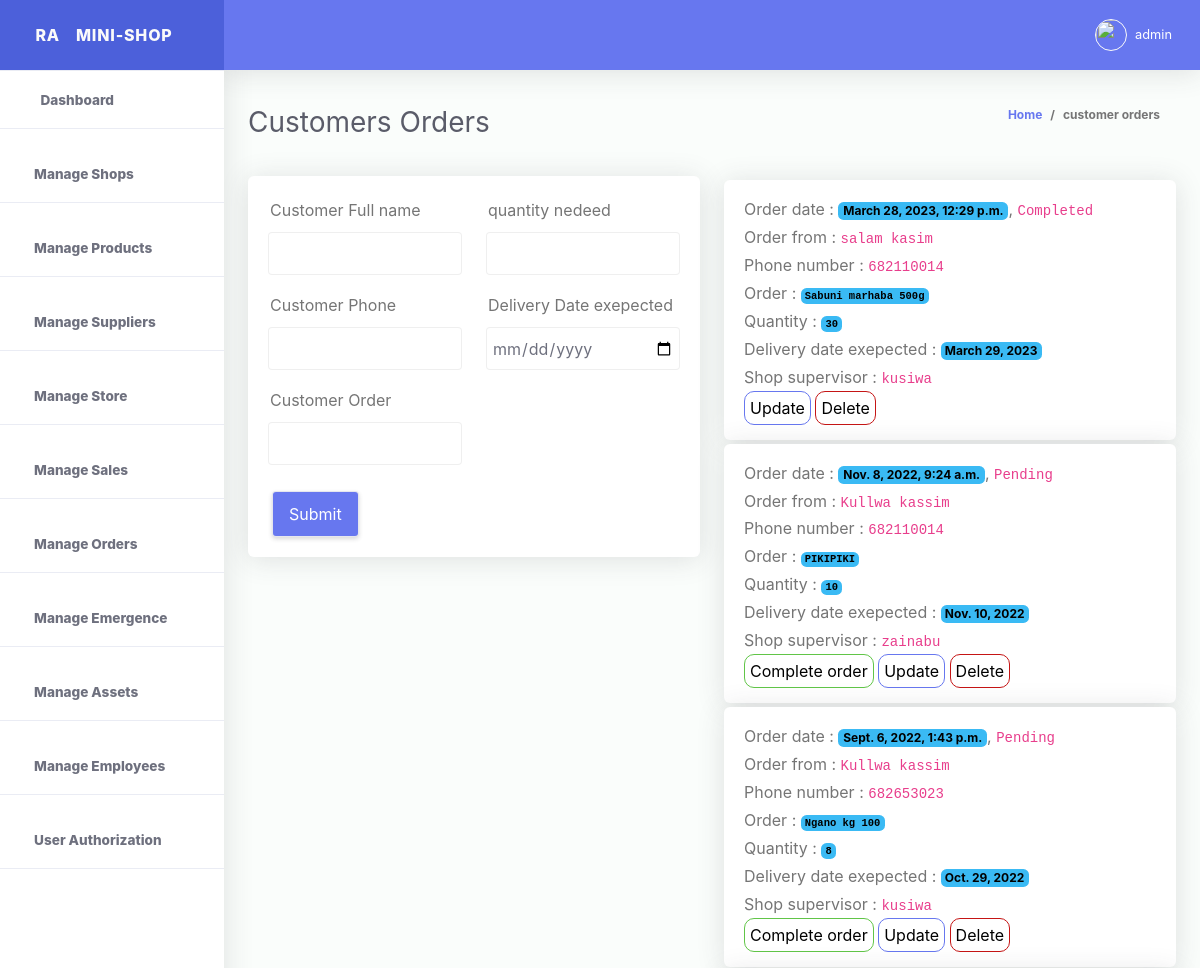
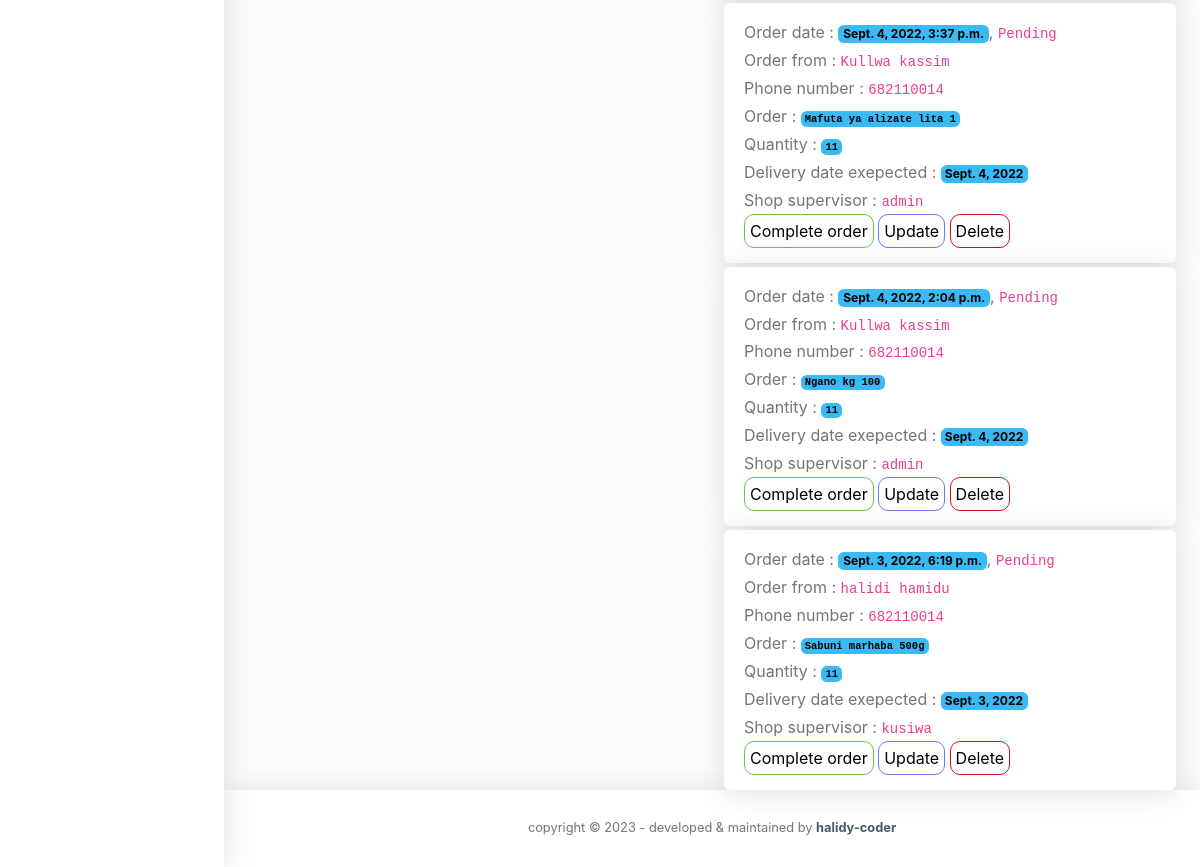
The app's page /my-orders (signed in) with its own data (2 pictures, top to bottom).
### storeApp/models.py (models this page shows, shortened)
class CustomersOrders(models.Model):
    id = models.UUIDField(primary_key=True, default=uuid.uuid4, editable=False, unique = True)
    customer_Full_name = models.CharField(max_length=2000)
    customer_phone_number = models.IntegerField()
    customer_order = models.CharField(max_length=2000)
    customer_quantity_nedeed = models.IntegerField()
    delivery_date_expected = models.DateField()
    supervisor = models.ForeignKey(User, on_delete=models.SET_NULL, null=True)
    order_status = models.CharField(max_length = 300, default="Pending")
    created_at = models.DateTimeField(auto_now_add =True) #never change once the object is created
    updated_at = models.DateTimeField(auto_now =True) # always change when object is updated
    class Meta:
        verbose_name_plural = 'List of Orders from customers'

### storeApp/views.py (the view, shortened to what this page needs)
# urls.py: path('my-orders', views.ordersPage, name="ordersPage"),
def ordersPage(request):
  form = CustomersOrdersForm()
  try:
      get_all_user_authorizations = AuthorizeUsers.objects.get(select_user = request.user)
  except:
    messages.info(request, f"{request.user} does not have any credential yet!")
    return redirect("storeApp:shopPage")
  get_all_customers_orders = CustomersOrders.objects.all().order_by('-updated_at')
  get_all_customers_orders_registered_by_me = CustomersOrders.objects.filter(supervisor = request.user).order_by('-updated_at')
  update = False
  template_name = 'store/ordersPage.html'
  context  = {
     'get_all_user_authorizations':get_all_user_authorizations,
     'form':form,
     'update':update,
     'get_all_customers_orders':get_all_customers_orders,
     'get_all_customers_orders_registered_by_me':get_all_customers_orders_registered_by_me
  }
  return render(request, template_name, context)

### storeApp/forms.py
class CustomersOrdersForm(ModelForm):
  class Meta:
    model = CustomersOrders
    fields = '__all__'
    exclude =[
      'supervisor',
      'order_status',
      'created_at',
      'updated_at'
    ]

### templates/store/ordersPage.html (shortened to what this page needs)
{% extends './base.html' %}
{% load static %}
{% block content %}
<div class="container-fluid" id="container-wrapper">
  <div class="d-sm-flex align-items-center justify-content-between mb-4">
    <h1 class="h3 mb-0 text-gray-800">Customers Orders </h1>
    <ol class="breadcrumb">
      <li class="breadcrumb-item"><a href="./">Home</a></li>
      <li class="breadcrumb-item active" aria-current="page">customer orders </li>
    </ol>
  </div>
  </div>
<div class="order_sections">
  <div class="container">
    <div class="row">
      <div class="col-md-6">
        <div class="form_section">
        <div class="card">
          <div class="card-body">
            {% if update ==   False %}
            <form  action="" method="POST">
             <div class="row">
               <div class="col-md-6">
                <div class="form-group">
                  <label for="ProductName">Customer Full name</label>
                  <input type="text" name= "customer_Full_name" class="form-control" >
                </div>
                <div class="form-group">
                  <label for="exampleFormControlInput1">Customer Phone</label>
                  <input type="number" name = "customer_phone_number" class="form-control" id="exampleFormControlInput1">
                </div>
                <div class="form-group">
                  <label for="Supplier" >Customer Order </label>
                  <input type="text" name="customer_order" class="form-control">
                </div>
                </div>
               <div class="col-md-6">
                <div class="form-group">
                  <label for="Supplier" >quantity nedeed</label>
                  <input type="number" name="customer_quantity_nedeed" class="form-control">
                </div>
                <div class="form-group">
                  <label for="Supplier" >Delivery Date exepected</label>
                  <input type="date" name="delivery_date_expected" class="form-control">
                </div>
              </div>
              <button type="submit" class="btn btn-primary ml-3 pl-3 pr-3" name="add_order" value="add_order">Submit</button>
             </div>
            </form>
            {% endif %}
          </div>
        </div>
        </div>
      </div>
      {% if get_all_customers_orders %}
      {% if get_all_user_authorizations.view_dashboard == True %}
     <div class="col-md-6">
      <div class="all_customer_orders">
        {% for order in get_all_customers_orders %}
        <div class="card mt-1">
          <div class="card-body">
            <h6>Order date : <span > <mark class="badge bg-info">{{ order.created_at}}</mark>, <code>{{order.order_status}} </code></span></h6>
            <h6>Order from : <code>{{ order.customer_Full_name}}</code></h6>
            <h6>Phone number : <code>{{ order.customer_phone_number}}</code></h6>
            <h6>Order : <code> <span><mark class=" badge bg-info pl-1">{{ order.customer_order}}</mark> </span></code></h6>
            <h6>Quantity : <code><span> <mark class="badge bg-info pl-1">{{ order.customer_quantity_nedeed}}</mark></span> </code></h6>
            <h6>Delivery date exepected : <span><mark  class=" badge bg-info pl-1">{{ order.delivery_date_expected}}</mark></span></h6>
            <h6>Shop supervisor  : <code>{{ order.supervisor}}</code></h6>
            <div class="button_section mt-1">
              {% if order.order_status == "Pending" %}
              <a class="complete" href="{% url 'storeApp:changeOrderStatus' order.id %}">Complete order</a>
              {% endif %}
              <a href="{% url 'storeApp:updateOrder' order.id %}" class="update">Update</a>
              <a href="{% url 'storeApp:deleteOrder' order.id %}" class="delete">Delete</a>
            </div>
          </div>
          </div>
        {% endfor %}
      </div>
     </div>
     {% endif %}
     {% endif %}
    </div>
  </div>
</div>
{% endblock %}

### templates/store/base.html (shortened to what this page needs)
<!DOCTYPE html>
<html lang="en">
{% load static %}
<head>
  <link href="{% static './vendor/fontawesome-free/css/all.min.css' %}" rel="stylesheet" type="text/css">
  <link href="{% static './vendor/bootstrap/css/bootstrap.min.css' %}" rel="stylesheet" type="text/css">
  <link href="{% static './css/ruang-admin.min.css' %}" rel="stylesheet">
  <link href="{% static './css/chart.css' %}" rel="stylesheet">
  <link href="{% static './vendor/datatables/dataTables.bootstrap4.min.css' %}" rel="stylesheet">
  <link href="{% static './vendor/select2/dist/css/select2.min.css'%}" rel="stylesheet" type="text/css">
  <link href="{% static './vendor/bootstrap-datepicker/css/bootstrap-datepicker.min.css' %}" rel="stylesheet" >
  <link href="{% static './vendor/bootstrap-touchspin/css/jquery.bootstrap-touchspin.css' %} " rel="stylesheet" >
  <link href="{% static './vendor/clock-picker/clockpicker.css' %}" rel="stylesheet">
  <link href="{% static './css/ruang-admin.css' %}" rel="stylesheet">
</head>
<body id="page-top" >
<div id="wrapper" >
  <ul class="navbar-nav sidebar sidebar-light accordion" id="accordionSidebar">
    <a class="sidebar-brand d-flex align-items-center justify-content-center" href="homePage">
      <div class="sidebar-brand-icon">
        <span>RA</span>
      </div>
      <div class="sidebar-brand-text mx-3">MINI-SHOP</div>
    </a>
    <hr class="sidebar-divider my-0">
    {% if get_all_user_authorizations.view_dashboard %}
    <li class="nav-item active ">
      <a class="nav-link" href="{% url 'storeApp:homepage' %}">
        <i class="fas fa-fw fa-tachometer-alt"></i>
        <span>Dashboard</span></a>
      </li>
    <hr class="sidebar-divider">
    {% endif %}
    {% if get_all_user_authorizations.manage_shop %}
    <li class="nav-item active">
      <a class="nav-link" href="{% url 'storeApp:shopPage' %}">
        <i class="fas fas fas fa-store-alt fa-2x text-success"></i>
        <span>Manage Shops</span></a>
    </li>
    <hr class="sidebar-divider">
    {% endif %}
    {% if get_all_user_authorizations.manage_product %}
    <li class="nav-item active">
      <a class="nav-link" href="{% url 'storeApp:productPage' %}">
        <i class="fas fas fab fa-shopping-bag fa-2x text-success"></i>
        <span>Manage Products</span></a>
    </li>
    <hr class="sidebar-divider">
    {% endif %}
    {% if get_all_user_authorizations.manage_supplier %}
    <li class="nav-item active">
      <a class="nav-link" href="{% url 'storeApp:suppliersPage' %}">
        <i class="fas fas fa-user-friends fa-2x text-success"></i>
        <span>Manage Suppliers</span></a>
    </li>
    <hr class="sidebar-divider">
    {% endif %}
    {% if get_all_user_authorizations.manage_store %}
    <li class="nav-item active">
      <a class="nav-link" href="{% url 'storeApp:storePage' %}">
        <i class="fas fas fa-store-alt fa-2x text-success"></i>
        <span>Manage Store</span></a>
    </li>
    <hr class="sidebar-divider">
    {% endif %}
    {% if get_all_user_authorizations.manage_sales %}
    <li class="nav-item active">
      <a class="nav-link" href="{% url 'storeApp:salesPage' %}">
        <i class="fas far fa-money-bill-alt fa-2x text-success"></i>
        <span>Manage Sales</span></a>
    </li>
    <hr class="sidebar-divider">
    {% endif %}
    {% if get_all_user_authorizations.manage_orders %}
    <li class="nav-item active">
      <a class="nav-link" href="{% url 'storeApp:ordersPage' %}">
        <i class="fas far fas fa-cart-arrow-down fa-2x text-success"></i>
        <span>Manage Orders</span></a>
    </li>
    <hr class="sidebar-divider">
    {% endif %}
    {% if get_all_user_authorizations.manage_emergence %}
    <li class="nav-item active">
      <a class="nav-link" href="{% url 'storeApp:emergencePage' %}">
        <i class="fas far far fa-comments fa-2x text-success"></i>
        <span>Manage Emergence</span></a>
    </li>
    <hr class="sidebar-divider">
    {% endif %}
    {% if get_all_user_authorizations.manage_company_stock_or_assets %}
    <li class="nav-item active">
      <a class="nav-link" href="{% url 'storeApp:companyStockPage' %}">
        <i class="fas far far fa-store-alt fa-2x text-success"></i>
        <span>Manage Assets</span></a>
    </li>
    <hr class="sidebar-divider">
    {% endif %}
    {% if get_all_user_authorizations.manage_employees %}
    <li class="nav-item active">
      <a class="nav-link" href="{% url 'storeApp:employeePage' %}">
        <i class="fas fa-users fa-2x text-success"></i>
        <span>Manage Employees</span></a>
    </li>
  <hr class="sidebar-divider">
  {% endif %}
  {% if get_all_user_authorizations.manage_authorizations %}
    <li class="nav-item active">
      <a class="nav-link" href="{% url 'storeApp:authorizationPage' %}">
        <i class="fas far far fas fa-user-shield fa-2x text-success"></i>
        <span>User Authorization</span></a>
    </li>
    <hr class="sidebar-divider">
    {% endif %}
  </ul>
  <div id="content-wrapper" class="d-flex flex-column">
    <div id="content">
      <nav class="navbar navbar-expand navbar-light bg-navbar topbar mb-4 static-top">
        <button id="sidebarToggleTop" class="btn btn-link rounded-circle mr-3">
          <i class="fa fa-bars"></i>
        </button>
        <ul class="navbar-nav ml-auto">
          {% if request.user.is_authenticated %}
          <li class="nav-item dropdown no-arrow">
            <a class="nav-link dropdown-toggle" href="#" id="userDropdown" role="button" data-toggle="dropdown"
              aria-haspopup="true" aria-expanded="false">
              <img class="img-profile rounded-circle" src="{% static 'img/boy.png' %}" style="max-width: 60px">
              <span class="ml-2 d-none d-lg-inline text-white small">{{request.user.username}}</span>
            </a>
          </li>
          {% endif %}
        </ul>
      </nav>
      {% block content %}
      {% endblock %}
    </div>
    <footer class="sticky-footer bg-white">
      <div class="container my-auto">
        <div class="copyright text-center my-auto">
          <span>copyright &copy; <script> document.write(new Date().getFullYear()); </script> - developed & maintained by
            <b><a href="https://halidy-coder.gitlab.io/" target="_blank">halidy-coder</a></b>
          </span>
        </div>
      </div>
    </footer>
  </div>
</div>
  </body>
</html>

### records on screen
CustomersOrders: created_at "March 28, 2023, 12:29 p.m.", order_status "Completed", customer_Full_name "salam kasim", customer_phone_number "682110014", customer_order "Sabuni marhaba 500g", customer_quantity_nedeed "30", delivery_date_expected "March 29, 2023", supervisor "kusiwa"
CustomersOrders: created_at "Nov. 8, 2022, 9:24 a.m.", order_status "Pending", customer_Full_name "Kullwa kassim", customer_phone_number "682110014", customer_order "PIKIPIKI", customer_quantity_nedeed "10", delivery_date_expected "Nov. 10, 2022", supervisor "zainabu", shows "Complete order"
CustomersOrders: created_at "Sept. 6, 2022, 1:43 p.m.", order_status "Pending", customer_Full_name "Kullwa kassim", customer_phone_number "682653023", customer_order "Ngano kg 100", customer_quantity_nedeed "8", delivery_date_expected "Oct. 29, 2022", supervisor "kusiwa", shows "Complete order"
CustomersOrders: created_at "Sept. 4, 2022, 3:37 p.m.", order_status "Pending", customer_Full_name "Kullwa kassim", customer_phone_number "682110014", customer_order "Mafuta ya alizate lita 1", customer_quantity_nedeed "11", delivery_date_expected "Sept. 4, 2022", supervisor "admin", shows "Complete order"
CustomersOrders: created_at "Sept. 4, 2022, 2:04 p.m.", order_status "Pending", customer_Full_name "Kullwa kassim", customer_phone_number "682110014", customer_order "Ngano kg 100", customer_quantity_nedeed "11", delivery_date_expected "Sept. 4, 2022", supervisor "admin", shows "Complete order"
CustomersOrders: created_at "Sept. 3, 2022, 6:19 p.m.", order_status "Pending", customer_Full_name "halidi hamidu", customer_phone_number "682110014", customer_order "Sabuni marhaba 500g", customer_quantity_nedeed "11", delivery_date_expected "Sept. 3, 2022", supervisor "kusiwa", shows "Complete order"

### other values on screen
{{ request.user.username }} "admin"
